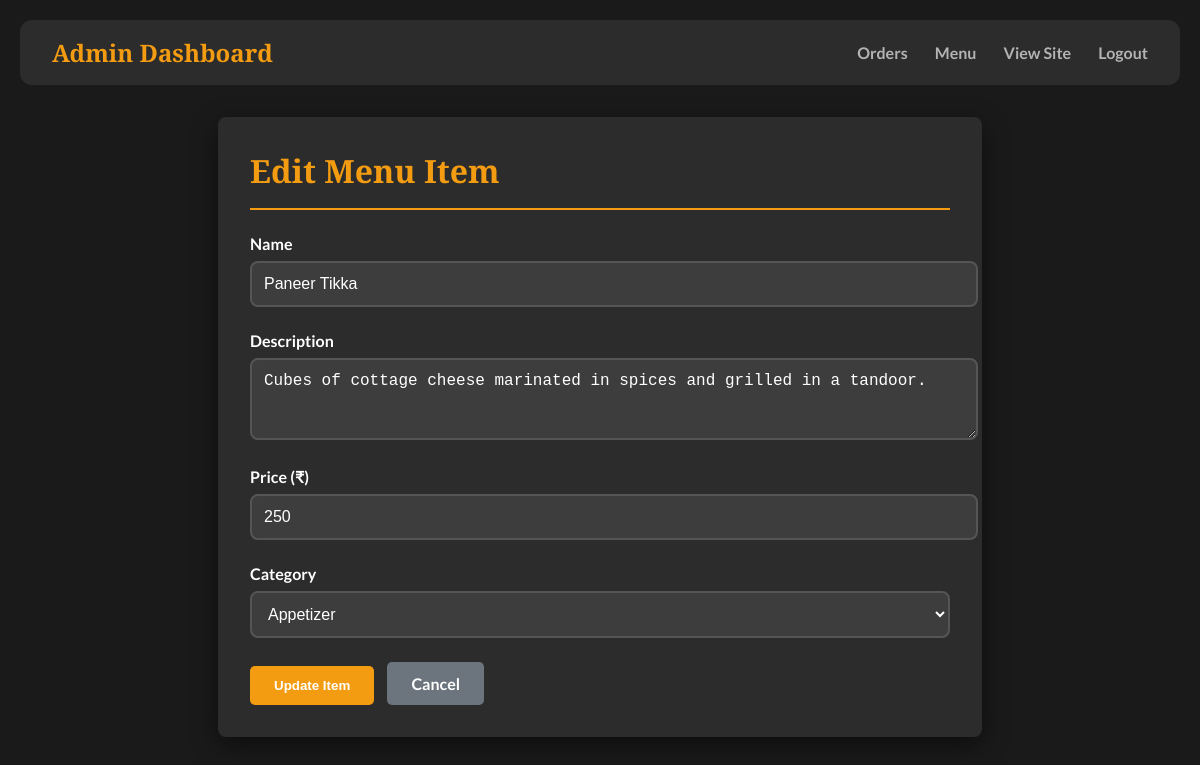
The app's page /admin/menu/edit/1 (signed in), older data.
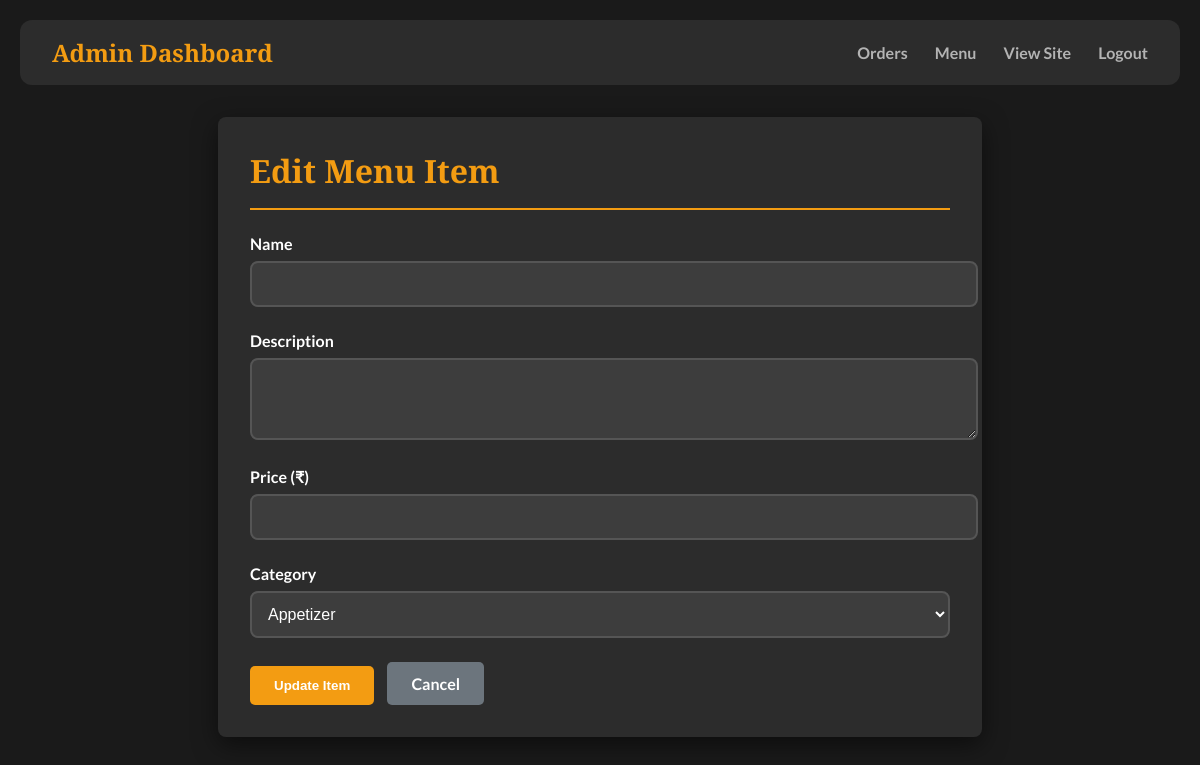
The same page, newer data.
### tables this page shows
CREATE TABLE menu (
    id INTEGER PRIMARY KEY AUTOINCREMENT,
    name TEXT NOT NULL,
    description TEXT NOT NULL,
    price INTEGER NOT NULL,
    category TEXT NOT NULL
);

### app.py (the view, shortened to what this page needs)
@app.route('/admin/menu/edit/<int:id>', methods=['GET', 'POST'])
def edit_menu_item(id):
    if not session.get('logged_in'):
        return redirect(url_for('admin_login'))
    conn = get_db_connection()
    item = conn.execute('SELECT * FROM menu WHERE id = ?', (id,)).fetchone()
    conn.close()
    return render_template('edit_item.html', item=item)

### app.py (called while the page is built)
def get_db_connection():
    conn = sqlite3.connect('database.db')
    conn.row_factory = sqlite3.Row
    return conn

### templates/edit_item.html (shortened to what this page needs)
<!DOCTYPE html>
<html lang="en">
<head>
</head>
<body>
    <nav class="navbar">
        <div class="logo">Admin Dashboard</div>
        <div>
            <a href="{{ url_for('admin_orders') }}">Orders</a>
            <a href="{{ url_for('admin_menu') }}">Menu</a>
            <a href="{{ url_for('home') }}">View Site</a>
            <a href="{{ url_for('logout') }}">Logout</a>
        </div>
    </nav>
    <div class="container">
        <div class="header">
            <h1>Edit Menu Item</h1>
        </div>
        <form method="post">
            <div class="form-group">
                <label for="name">Name</label>
                <input type="text" id="name" name="name" value="{{ item['name'] }}" required>
            </div>
            <div class="form-group">
                <label for="description">Description</label>
                <textarea id="description" name="description" rows="3" required>{{ item['description'] }}</textarea>
            </div>
            <div class="form-group">
                <label for="price">Price (₹)</label>
                <input type="number" step="0.01" id="price" name="price" value="{{ item['price'] }}" required>
            </div>
            <div class="form-group">
                <label for="category">Category</label>
                <select id="category" name="category" required>
                    <option value="Appetizer" {% if item['category'] == 'Appetizer' %}selected{% endif %}>Appetizer</option>
                </select>
            </div>
            <button type="submit" class="btn btn-primary">Update Item</button>
            <a href="{{ url_for('admin_menu') }}" class="btn btn-secondary">Cancel</a>
        </form>
    </div>
</body>
</html>

Row changes from the older to the newer data that the page shows:
removed menu: name "Paneer Tikka", description "Cubes of cottage cheese marinated in spices and grilled in a tandoor.", price "250", category "Appetizer"
Text that changed along with them:
form field category: (not shown) → "Appetizer"
